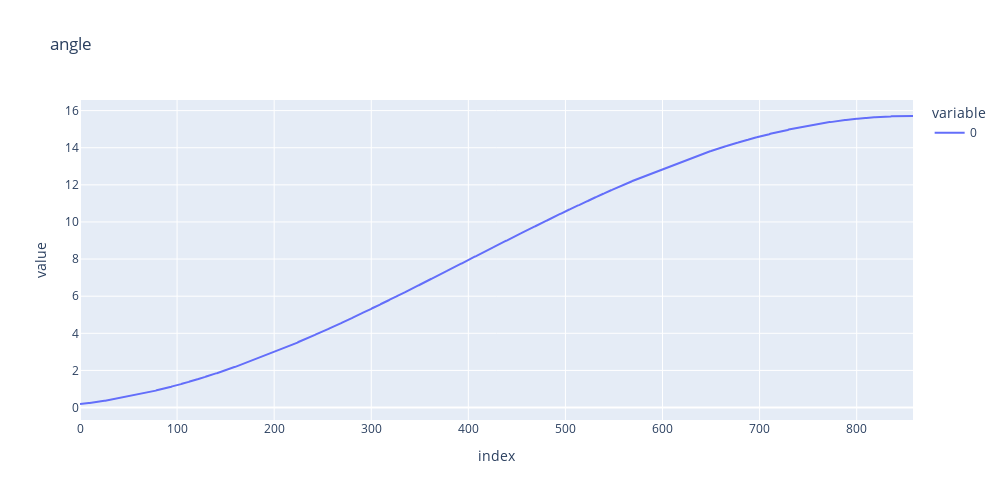

Here is the notebook cell this chart was saved with:
### Code cell
from pathlib import Path
import numpy as np, plotly.express as px
h = 500

labels = {0:'angle', 1:'info->rotate_angle_step', 2:'xamp', 3:'info->xamp_step'}
ar = np.array([[float(j) for j in i.split()] for i in Path('t').read_text().replace('\n\n', '\n').replace('\n\n', '\n').splitlines() if i])
for i in range(ar.shape[1]):
    px.line(ar[:,i], width=1000, height=h, title=labels[i]).show()
    # ar2 = np.diff(ar[:,i])
    # px.line(ar2[(ar2>-2) & (ar2<39)], width=1000, height=h).show()

### Figure 1 — Plotly figure (JSON) as saved in the notebook; plotly's stock layout.template omitted (floating-point values rounded to 4 significant figures; data arrays with more than 128 entries replaced by an {"elided": "..."} marker saying what was removed)
{"data": [{"hovertemplate": "variable=0<br>index=%{x}<br>value=%{y}<extra></extra>", "legendgroup": "0", "line": {"color": "#636efa", "dash": "solid"}, "marker": {"symbol": "circle"}, "mode": "lines", "name": "0", "orientation": "v", "showlegend": true, "type": "scatter", "x": {"elided": "859 int values"}, "xaxis": "x", "y": {"elided": "859 float values"}, "yaxis": "y"}], "layout": {"height": 500, "legend": {"title": {"text": "variable"}, "tracegroupgap": 0}, "title": {"text": "angle"}, "width": 1000, "xaxis": {"anchor": "y", "domain": [0, 1], "title": {"text": "index"}}, "yaxis": {"anchor": "x", "domain": [0, 1], "title": {"text": "value"}}}}
